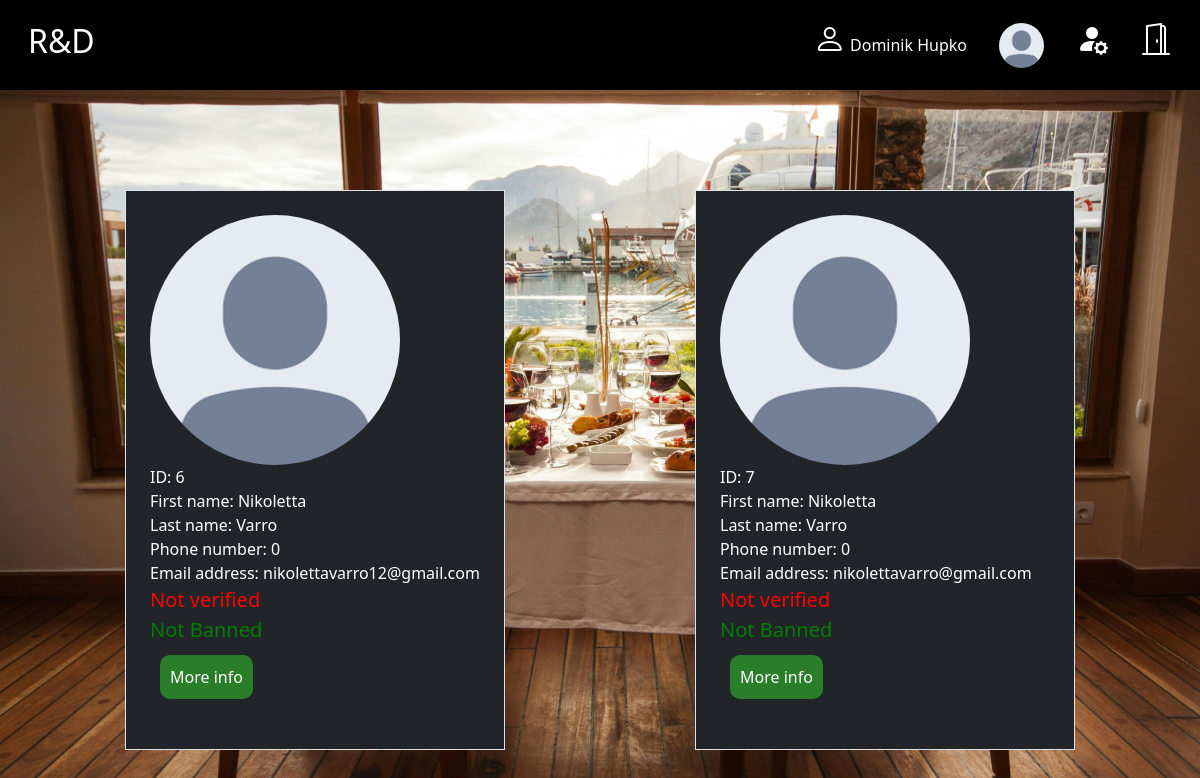
Screenshot of /Restaurant2.0/users.php (signed in) with the database file from the repository.
### tables this page shows
CREATE TABLE `user` (
  `registrationId` int(6) NOT NULL,
  `firstName` varchar(50) NOT NULL,
  `lastName` varchar(50) NOT NULL,
  `phoneNumber` int(10) NOT NULL,
  `userMail` varchar(100) NOT NULL,
  `userPassword` varchar(60) NOT NULL,
  `profilePic` varchar(100) DEFAULT NULL,
  `privilage` varchar(25) NOT NULL,
  `verification_code` int(50) DEFAULT NULL,
  `verify` int(11) NOT NULL,
  `verification_time` datetime(6) NOT NULL DEFAULT current_timestamp(6),
  `banned` tinyint(1) NOT NULL,
  `banned_time` datetime(6) NOT NULL DEFAULT current_timestamp(6),
  `passwordValidation` int(10) NOT NULL,
  `passwordValidationTime` datetime(6) NOT NULL DEFAULT current_timestamp(6)
);

### Restaurant2.0/users.php (the view, shortened to what this page needs)
<html>
<head>
    <link href="https://cdn.jsdelivr.net/npm/bootstrap@5.3.2/dist/css/bootstrap.min.css" rel="stylesheet"
>
    <link rel="stylesheet" href="https://cdn.jsdelivr.net/npm/bootstrap-icons@1.11.3/font/bootstrap-icons.min.css">
    <link rel="stylesheet" href="https://cdnjs.cloudflare.com/ajax/libs/font-awesome/4.7.0/css/font-awesome.min.css">
    <link rel="stylesheet" type="text/css" href="main.css">
</head>
<body>
<nav class="navbar navbar-expand-lg bg-black navbar-nav ml-auto">
    <div class="container-fluid">
        <a href="#" class="bar d-none d-lg-block"><h2>R&D</h2><?php  ?></a>
        <?php
        global $conn;
        ?> <button style="border: none;" class=" fa-1x navbar-toggler ml-auto hidden-sm-up float-xs-right float: right" type="button"
        <div class=" collapse navbar-collapse justify-content-end" id="collapsibleNavbar">
            <ul class="navbar-nav ">
                <li class="nav-item dropdown ">
    <?php
    if (isset($_SESSION['email']) && isset($_SESSION['name']) && isset($_SESSION['profilePic'])) {
        $name = $_SESSION['name'];
        $profilePic = $_SESSION['profilePic'];
        $sql = "SELECT * FROM user";
        $stmt = $conn->query($sql);
     echo'<div class=" collapse navbar-collapse justify-content-end" id="collapsibleNavbar">';
        if ($stmt->num_rows > 0)
            while ($row = $stmt->fetch_assoc())
                if ($_SESSION['email'] == $row['userMail']) {
                    echo "<li><a class='bar d-none d-lg-block'> <i class=\"fa-2x bi bi-person\"></i> $name</a></li>";
                }
        echo "<li><a class=\" d-none d-lg-block \"  onclick=' activateProfilePicture()'>
<img  class=\"profilePic\" src=\"http://localhost:/Restaurant2.0/pictures/{$profilePic}\" width=\"45\" height=\"45\" alt=\"profilkep\">";
        echo "</a><form method='post' action='functions.php' enctype='multipart/form-data'>";
        echo "</form></li>";
        echo "<li><a  class=\" d-none d-lg-block \" href=\"modify.php\">";
        echo "<i class='fa-2x  bi bi-person-fill-gear'></i></i> </a></li>";
        echo "<li><a  class=\" d-none d-lg-block \" href=\"functions.php\">";
        echo "<i class=\"bi bi-door-open fa-2x\"></i></a></li>";
        echo "</div>";
    } else {
        echo "<a href='logIn.php' class='nav-link dropdown-item'><i class=\"bi bi-person\"></i>Account</a>";
    }
    ?></nav>
</body>
</html>
<?php
if (isset($_SESSION['email']) && isset($_SESSION['name']) && isset($_SESSION['profilePic'])) {
    if (isset($_POST['searchAction'])) {
        if ($_POST['searchAction'] == 'search') {
            $data = "SELECT * FROM user where userMail= '" . $_POST['searchMail'] . "'";
            users($data);
        } else {
            users("SELECT * FROM user where privilage = 'Guest'");
        }
    } else {
        users("SELECT * FROM user where privilage = 'Guest'");
    }
} else {
    header('Location: index.php');
    exit();
}
function users($command)
{
    global $conn;
    $sql = $command;
    $stmt = $conn->prepare($sql);
    $stmt->execute();
    $result = $stmt->get_result();
    if ($result->num_rows > 0) {
        echo '<div class="container">
  <div class="row justify-content-around" >';
        while ($row = $result->fetch_assoc()) {
            echo ' <div class="col-xl-4 p-4 border bg-dark" style="
 margin: auto; margin-top:100px; margin-bottom: 50px;left:0; right:0">';
            echo "<div class=\"col-xl-4 \"><img class=\"profilePic\" src=\"http://localhost:/Restaurant2.0/pictures/" . $row['profilePic'] . "
          \" width=\"250\" height=\"250\" alt=\"profilkep\"></div><label>ID: " . $row['registrationId'] . "</label><br>
<label>First name: " . $row['firstName'] . "</label><br>
<label>Last name: " . $row['lastName'] . "</label><br>
<label>Phone number: " . $row['phoneNumber'] . "</label><br>
<label>Email address: " . $row['userMail'] . "</label><br>";
            if($row['verify']==1){
                echo '<label style="color: green; font-size: 20px">Verified</label><br>';
            }
            else
                echo '<label style="color: red; font-size: 20px">Not verified</label><br>';
            if ($row['banned'] == 0) {
                echo "<label style='color: green; font-size: 20px'>Not Banned</label>";
            } else {
                echo "<label style='color: red; font-size: 20px'>Banned</label><br><label> Ban time: " . $row['banned_time'] . "</label><br>";
            }
            echo "<form method='post' action='user.php'>
<input type='hidden' name='id' value='" . $row['registrationId'] . "'>
<input type='submit' class='more' name='userId' value='More info' >
</form></div>";
        }
        echo "</div></div></div>";
    } else {
        $_SESSION['message']="<h2>No result.</h2>";
    }
}
?>

### Restaurant2.0/main.css (style rules this page uses)
.navbar { background-color: #333; }
.navbar a, button { float: left; font-size: 16px; color: white; text-align: center; padding: 14px 16px; text-decoration: none; }
li { text-decoration: none; }
body { position: relative; background-repeat: no-repeat; background-size: cover; background-image:url("MainPage.jpg") ; background-color: #4e1b06; }
.profilePic { border-radius: 50%; margin: 0px; margin-top: 0; opacity: 1; cursor: pointer; filter: alpha(opacity=100); }
.more { background-color: #2a7e2a; color: white; border: 0; padding: 10px; border-radius: 10px; font-size: 16px; margin: 10px; }
label { color: white; }

### rows the page displays
user: profilePic (picture), registrationId "6", firstName "Nikoletta", lastName "Varro", phoneNumber "0", userMail "nikolettavarro12@gmail.com", verify "Not verified", banned "Not Banned"
user: profilePic (picture), registrationId "7", firstName "Nikoletta", lastName "Varro", phoneNumber "0", userMail "nikolettavarro@gmail.com", verify "Not verified", banned "Not Banned"
